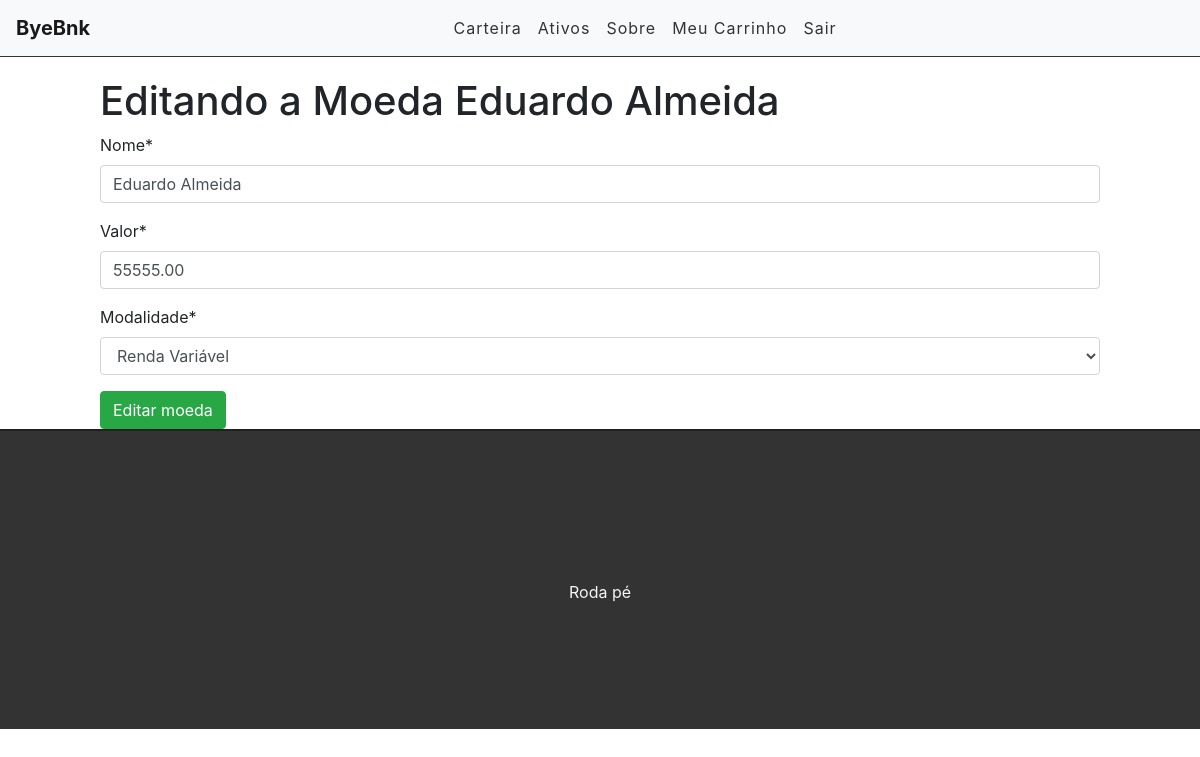
Page /editcoin/3 (signed in) on the committed database.
### coins/models.py (models this page shows, shortened)
class Coin(models.Model):
    STATUS = (
        ('fixa', 'Renda Fixa'),
        ('variavel', 'Renda Variável'),
        ('cripto', 'Cripto')
    )
    nome = models.CharField(max_length=255)
    valor = models.DecimalField(max_digits=10, decimal_places=2, default=0)
    modalidade = models.CharField(max_length=8, choices=STATUS)
    user = models.ForeignKey(get_user_model(), on_delete=models.CASCADE)
    created_at = models.DateTimeField(auto_now_add=True)
    updated_at = models.DateTimeField(auto_now=True)
    class Meta:
        ordering = ("nome",)
        verbose_name = "ativo"
        verbose_name_plural = "ativos"

### coins/views.py (the view)
# urls.py: path('editcoin/<int:id>', views.editCoin, name='edit-coin'),
@login_required
def editCoin(request, id):
    coin = get_object_or_404(Coin, pk=id)
    form = CoinForm(instance=coin)
    if (request.method == 'POST'):
        form = CoinForm(request.POST, instance=coin)
        if (form.is_valid()):
            coin = form.save(commit=False)
            coin.save()
            return redirect('/coinList/')
        else:
            return render(request, 'coins/editcoin.html', {'form': form, 'coin': coin})
    else:
        return render(request, 'coins/editcoin.html', {'form': form, 'coin': coin})

### coins/forms.py
class CoinForm(forms.ModelForm):
    class Meta:
        model = Coin
        fields = ("nome", "valor", "modalidade")

### templates/coins/editcoin.html (shortened to what this page needs)
{% extends 'base.html' %}
{% load crispy_forms_tags %}
{% block content %}
<div class="offset-1 col-10 list-div">
    <h1> Editando a Moeda {{ coin.nome }}</h1>
    <form method="POST">
        {{ form | crispy }}
        <input type="submit" class="btn btn-success" value="Editar moeda">
    </form>
</div>
{% endblock %}

### static/css/styles.css (style rules this page uses)
.list-div { padding: 0; }

### rows in the picture
Coin: nome "Eduardo Almeida", valor "55555.00", modalidade "Renda Variável"
